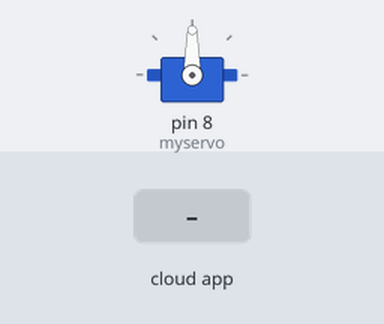
The sketch below on a simulated Arduino Uno, built with avr-gcc and run on an emulated ATmega328P. On the bench: servo. Inputs (shaded band) come from the test bench. The ROS host is connected and sends only what is stated.

Above: at 1.2 s.
1.3 s: the phone or cloud app sets arduino_move to ON
At 2.5 s:
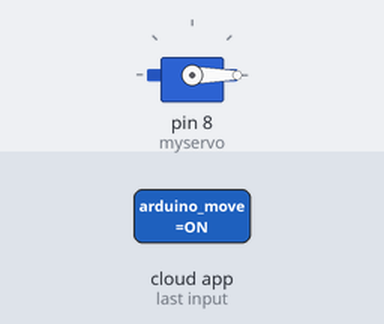
2.8 s: the phone or cloud app sets arduino_move to OFF
At 3.8 s:
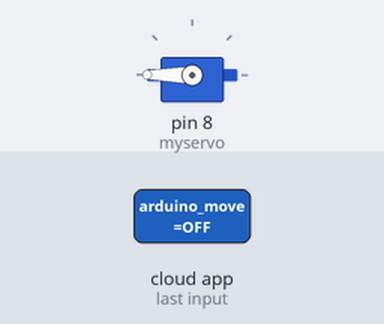
Timing chart, 0 to 5.8 s (numbered marks = the images above; inputs shaded):
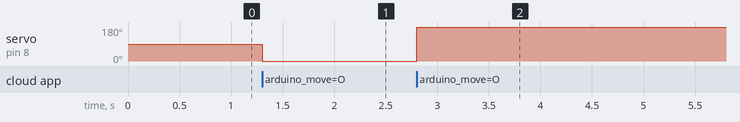

Measured:
- after the input at 1.3 s, servo on pin 8 (myservo): 90° → 0° at once
- after the input at 2.8 s, servo on pin 8 (myservo): 0° → 180° at once

The sketch:

arduino_message_img.ino
```cpp
/*
 * rosserial Subscriber Example
 * Blinks an LED on callback
 */

#include <ros.h>
#include <std_msgs/String.h>
#include <Servo.h>


ros::NodeHandle  nh;
Servo myservo;

void messageCb( const std_msgs::String& sub_message){
  String message =  String(sub_message.data);

  if(message == "ON")
  {
    myservo.write(0);
  }
  else if(message == "OFF")
  {
    myservo.write(180);
  }
}

ros::Subscriber<std_msgs::String> sub("arduino_move", &messageCb );

void setup()
{
  myservo.attach(8);  // attaches the servo on pin 9 to the servo object

  nh.initNode();
  nh.subscribe(sub);
}

void loop()
{
  nh.spinOnce();
  delay(1);
}
```
